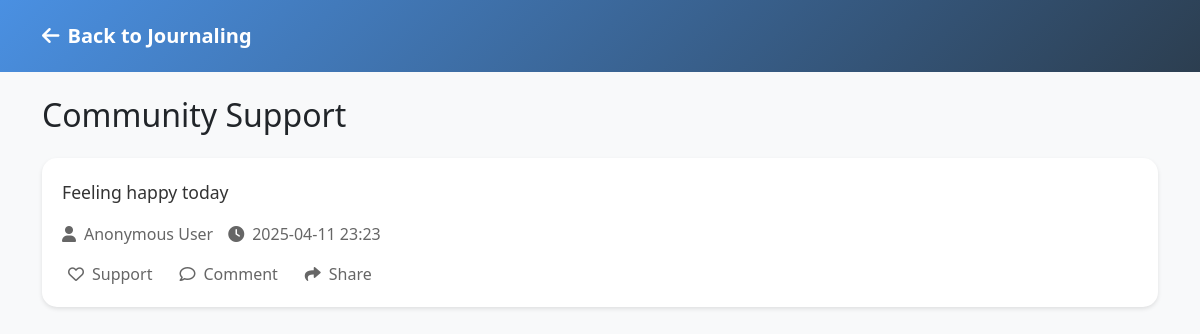
Page /community (signed in) on the earlier database version.
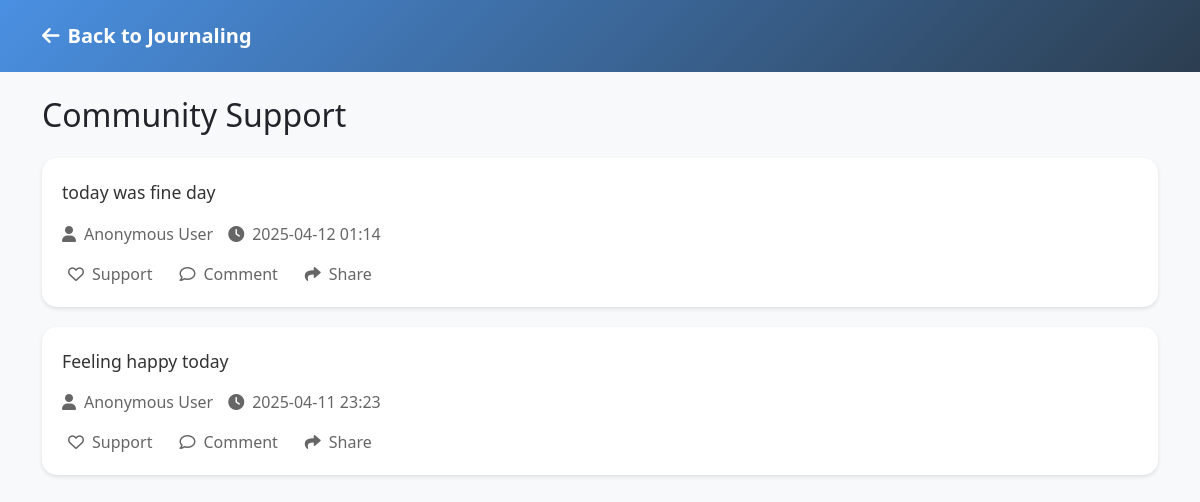
Same page on the later database version.
### models.py (models this page shows)
class Post(db.Model):
    id = db.Column(db.Integer, primary_key=True)
    content = db.Column(db.Text, nullable=False)
    timestamp = db.Column(db.DateTime, default=datetime.utcnow)
    user_id = db.Column(db.Integer, db.ForeignKey('users.id'), nullable=False)
    emotion = db.Column(db.String(50))  # e.g., "happy", "sad", "depressed"
    confidence = db.Column(db.Float)    # e.g., 0.84
    user = db.relationship('User', backref='posts')

### akshar.py (the view)
@app.route('/community')
def community():
    if 'user_id' not in session:
        return redirect(url_for('login'))
    posts = Post.query.order_by(Post.timestamp.desc()).all()
    return render_template('community.html', posts=posts)

### akshar.py (called while the page is built)
@login_manager.user_loader
def load_user(user_id):
    return User.query.get(int(user_id))

### templates/community.html (shortened to what this page needs)
<!DOCTYPE html>
<html lang="en">
<head>
    <link href="https://cdn.jsdelivr.net/npm/bootstrap@5.3.0/dist/css/bootstrap.min.css" rel="stylesheet">
    <link rel="stylesheet" href="https://cdnjs.cloudflare.com/ajax/libs/font-awesome/6.0.0/css/all.min.css">
</head>
<body>
    <nav class="navbar navbar-expand-lg">
        <div class="container">
            <a class="navbar-brand" href="{{ url_for('anjum_wrapper') }}">
                <i class="fas fa-arrow-left me-2"></i>Back to Journaling
            </a>
        </div>
    </nav>
    <div class="container py-4">
        <h2 class="mb-4">Community Support</h2>
        {% if posts %}
            {% for post in posts %}
            <div class="post-card">
                <div class="post-content">
                    {{ post.content }}
                </div>
                <div class="post-meta">
                    <span><i class="fas fa-user me-2"></i>Anonymous User</span>
                    <span><i class="fas fa-clock me-2"></i>{{ post.timestamp.strftime('%Y-%m-%d %H:%M') }}</span>
                </div>
                <div class="post-actions">
                    <button class="action-btn">
                        <i class="far fa-heart me-2"></i>Support
                    </button>
                    <button class="action-btn">
                        <i class="far fa-comment me-2"></i>Comment
                    </button>
                    <button class="action-btn">
                        <i class="fas fa-share me-2"></i>Share
                    </button>
                </div>
            </div>
            {% endfor %}
        {% else %}
            <div class="empty-state">
                <i class="fas fa-comments"></i>
                <h3>No posts yet</h3>
                <p>Be the first to share your thoughts and support others in the community!</p>
            </div>
        {% endif %}
    </div>
</body>
</html>

Differences in the rows shown:
added Post: content "today was fine day", timestamp "2025-04-12 01:14"
